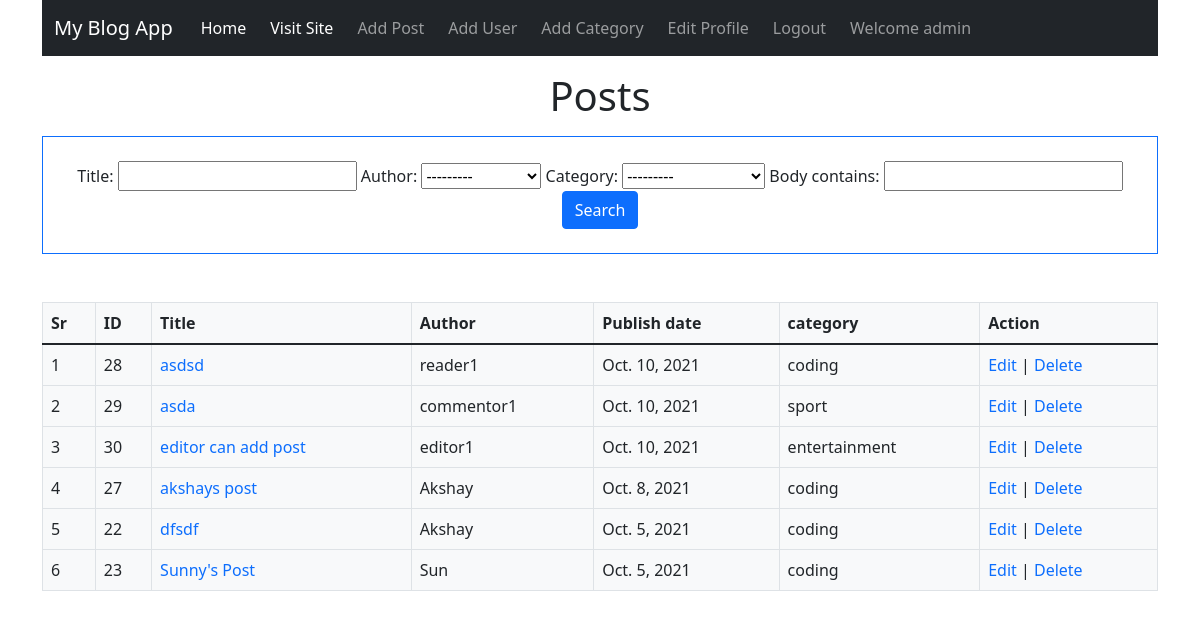
Before: /blog_admin/posts (signed in) with the older database file.
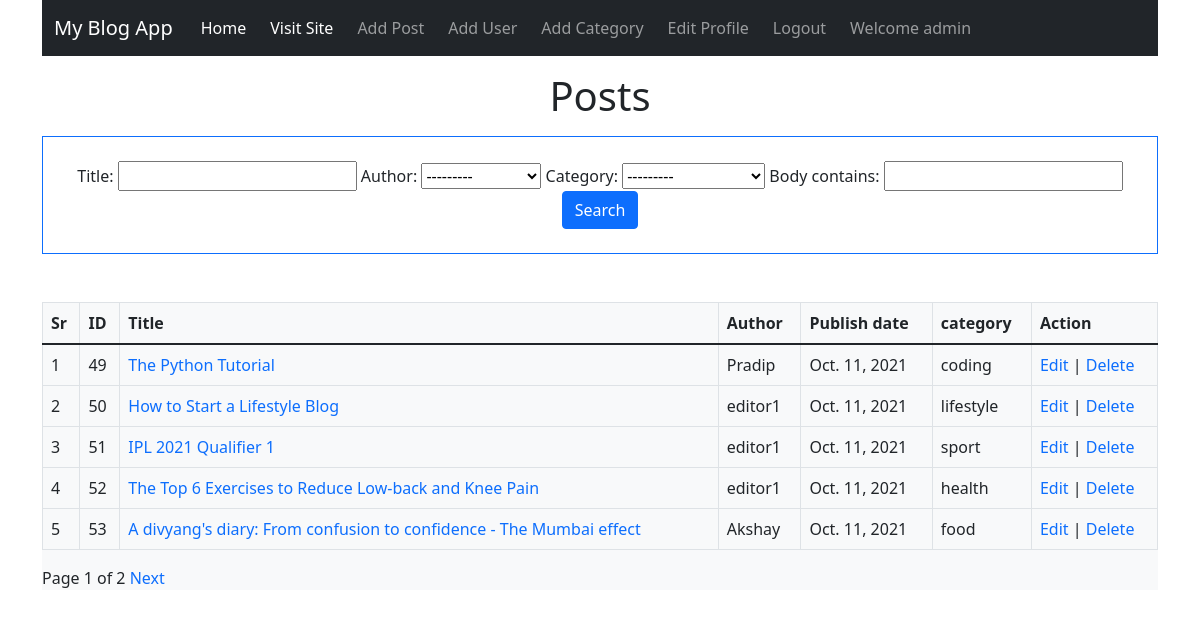
After: the same page with the newer database file.
### blogapp/models.py (models this page shows, shortened)
class Post(models.Model):
    title = models.CharField(max_length=255)
    author = models.ForeignKey(User,on_delete=models.CASCADE)
    body = models.TextField()
    publish_date = models.DateField(auto_now_add=True)
    category = models.ForeignKey(Category,on_delete=models.CASCADE)
    def __str__(self):
        return self.title +' | '+ str(self.author)

class Category(models.Model):
    name = models.CharField(max_length=100)
    def __str__(self):
        return self.name
    class Meta:
        verbose_name_plural = 'categories'

### blog_admin/views.py (the view)
# urls.py: path('posts',views.PostListView.as_view(),name='posts'),
class PostListView(IsStaffOrSuperUserMixin,ListView):
    model = Post
    template_name = 'blog_admin/posts.html'
    ordering = ['-publish_date']
    context_object_name = 'posts'
    filterset_class = PostFilter
    paginate_by= 5 # 5 items per page
    paginate_orphans = 1
    def get_context_data(self,*args, **kwargs):
        myFilter = PostFilter(self.request.GET,self.get_queryset())
        context = super().get_context_data(*args,**kwargs)
        context['categories']= Category.objects.all()
        context['myFilter']= myFilter
        context['filterd_posts']= myFilter.qs
        return context
    def paginate_queryset(self, queryset, page_size):
        try:
            print(super().paginate_queryset(queryset, page_size))
            return super().paginate_queryset(queryset, page_size)
        except Http404:
            self.kwargs['page']=1
            return super().paginate_queryset(queryset, page_size)

### blog_admin/permissions.py (called while the page is built)
    def test_func(self):
        return self.request.user.is_staff or self.request.user.is_superuser

### blog_admin/templates/blog_admin/posts.html (shortened to what this page needs)
{% extends 'blog_admin/base.html' %}
{% block content %}
<h1 class="text-center mt-3"> Posts</h1>
<div class="text-center mt-3 border border-primary p-4 ">
  <form action="">
    {{myFilter.form}}
    <button class="btn btn-primary" type="submit">Search</button>
  </form>
</div>
<div class="bg-light mt-5">
  <table class="table table-bordered">
    <thead>
      <tr>
        <th scope="col">Sr</th>
        <th scope="col">ID</th>
        <th scope="col">Title</th>
        <th scope="col">Author</th>
        <th scope="col">Publish date</th>
        <th scope="col">category</th>
        <th scope="col">Action</th>
      </tr>
    </thead>
    <tbody>
      {% if is_paginated %}
        {% for post in page_obj %}
          <tr>
            <td>{{forloop.counter}}</td>
            <td>{{post.id}}</td>
            <td><a href="{% url 'article' post.id %}">{{post.title}}</a></td>
            <td>{{post.author}}</td>
            <td> {{post.publish_date}}</td>
            <td> {{post.category}}</td>
            <td><a href="{% url 'edit_post' post.id %}">Edit</a> | <a href="{% url 'delete_post' post.id %}">Delete</a></td>
          </tr>
        {% endfor %}
        </tbody>
        </table>
        <div>
          <span>Page {{page_obj.number}} of {{page_obj.paginator.num_pages}} </span>
          {% if page_obj.has_next %}
          <a href="?page={{page_obj.next_page_number}}">Next</a>
          {% endif %}
        </div>
      {%else%}
      {% for post in posts %}
      <tr>
        <td>{{forloop.counter}}</td>
        <td>{{post.id}}</td>
        <td><a href="{% url 'article' post.id %}">{{post.title}}</a></td>
        <td>{{post.author}}</td>
        <td> {{post.publish_date}}</td>
        <td> {{post.category}}</td>
        <td><a href="{% url 'edit_post' post.id %}">Edit</a> | <a href="{% url 'delete_post' post.id %}">Delete</a></td>
      </tr>
      {% endfor %}
      </tbody>
      </table>
      {%endif%}
</div>
{% endblock %}

Changed rows visible on the page:
no longer on this page (row unchanged): Post: id "28", title "asdsd", author "reader1", publish_date "Oct. 10, 2021", category "coding", shown under "Posts"
no longer on this page (row unchanged): Post: id "29", title "asda", author "commentor1", publish_date "Oct. 10, 2021", category "sport", shown under "Posts"
removed Post: id "30", title "editor can add post", author "editor1", publish_date "Oct. 10, 2021", category "entertainment", shown under "Posts"
no longer on this page (row unchanged): Post: id "27", title "akshays post", author "Akshay", publish_date "Oct. 8, 2021", category "coding", shown under "Posts"
no longer on this page (row unchanged): Post: id "22", title "dfsdf", author "Akshay", publish_date "Oct. 5, 2021", category "coding", shown under "Posts"
no longer on this page (row unchanged): Post: id "23", title "Sunny's Post", author "Sun", publish_date "Oct. 5, 2021", category "coding", shown under "Posts"
added Post: id "49", title "The Python Tutorial", author "Pradip", publish_date "Oct. 11, 2021", category "coding", shown under "Posts"
added Post: id "50", title "How to Start a Lifestyle Blog", author "editor1", publish_date "Oct. 11, 2021", category "lifestyle", shown under "Posts"
added Post: id "51", title "IPL 2021 Qualifier 1", author "editor1", publish_date "Oct. 11, 2021", category "sport", shown under "Posts"
added Post: id "52", title "The Top 6 Exercises to Reduce Low-back and Knee Pain", author "editor1", publish_date "Oct. 11, 2021", category "health", shown under "Posts"
added Post: id "53", title "A divyang's diary: From confusion to confidence - The Mumbai effect", author "Akshay", publish_date "Oct. 11, 2021", category "food", shown under "Posts"
Other visible differences:
{{ page_obj.number }}: (not shown) → "1"
{{ page_obj.paginator.num_pages }}: (not shown) → "2"
text now shown: "Page of Next"
